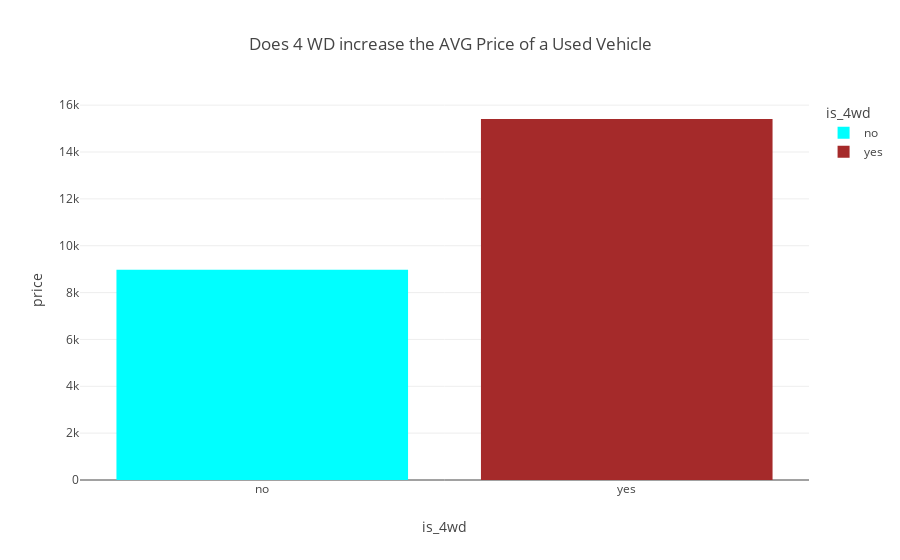

This figure's notebook cell:
### Markdown cell above
It seems that this dealership receive cars that fall between 98k and 121k more frequent than other cars with other odometer readings. Along with majority of the cars within the inventory having odometer readings above 121k.

### Code cell
vehicles_4wd = vehicles_df.groupby('is_4wd')['price'].mean()
vehicles_4wd = vehicles_4wd.reset_index()
vehicles_4wd
px.bar(vehicles_4wd, x='is_4wd', y='price', title='Does 4 WD increase the AVG Price of a Used Vehicle', color='is_4wd', color_discrete_sequence=['cyan', 'brown'])

### Figure 1 — Plotly figure (JSON) as saved in the notebook; plotly's stock layout.template omitted (floating-point values rounded to 4 significant figures)
{"data": [{"alignmentgroup": "True", "hovertemplate": "is_4wd=%{x}<br>price=%{y}<extra></extra>", "legendgroup": "no", "marker": {"color": "cyan", "pattern": {"shape": ""}}, "name": "no", "offsetgroup": "no", "orientation": "v", "showlegend": true, "textposition": "auto", "type": "bar", "x": ["no"], "xaxis": "x", "y": [8979.0], "yaxis": "y"}, {"alignmentgroup": "True", "hovertemplate": "is_4wd=%{x}<br>price=%{y}<extra></extra>", "legendgroup": "yes", "marker": {"color": "brown", "pattern": {"shape": ""}}, "name": "yes", "offsetgroup": "yes", "orientation": "v", "showlegend": true, "textposition": "auto", "type": "bar", "x": ["yes"], "xaxis": "x", "y": [15410.0], "yaxis": "y"}], "layout": {"barmode": "relative", "legend": {"title": {"text": "is_4wd"}, "tracegroupgap": 0}, "title": {"text": "Does 4 WD increase the AVG Price of a Used Vehicle"}, "xaxis": {"anchor": "y", "categoryarray": ["no", "yes"], "categoryorder": "array", "domain": [0, 1], "title": {"text": "is_4wd"}}, "yaxis": {"anchor": "x", "domain": [0, 1], "title": {"text": "price"}}}}
